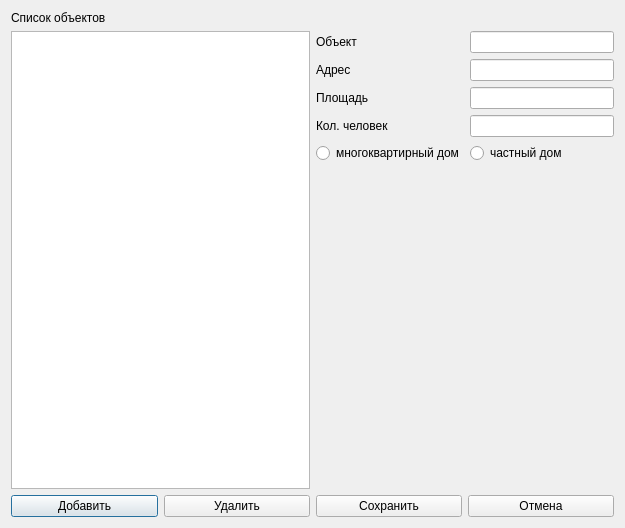
<?xml version="1.0" encoding="UTF-8"?>
<ui version="4.0">
 <class>HousesDialog</class>
 <widget class="QDialog" name="HousesDialog">
  <property name="geometry">
   <rect>
    <x>0</x>
    <y>0</y>
    <width>625</width>
    <height>528</height>
   </rect>
  </property>
  <property name="windowTitle">
   <string>Dialog</string>
  </property>
  <layout class="QVBoxLayout" name="verticalLayout_3">
   <item>
    <widget class="QLabel" name="label">
     <property name="text">
      <string>Список объектов</string>
     </property>
    </widget>
   </item>
   <item>
    <layout class="QHBoxLayout" name="horizontalLayout_3">
     <item>
      <layout class="QVBoxLayout" name="verticalLayout">
       <item>
        <widget class="QListWidget" name="housesListWidget"/>
       </item>
       <item>
        <layout class="QHBoxLayout" name="horizontalLayout">
         <item>
          <widget class="QPushButton" name="addButton">
           <property name="text">
            <string>Добавить</string>
           </property>
          </widget>
         </item>
         <item>
          <widget class="QPushButton" name="removeButton">
           <property name="text">
            <string>Удалить</string>
           </property>
          </widget>
         </item>
        </layout>
       </item>
      </layout>
     </item>
     <item>
      <layout class="QVBoxLayout" name="verticalLayout_2">
       <item>
        <layout class="QFormLayout" name="formLayout_2">
         <item row="0" column="0">
          <widget class="QLabel" name="descriptionLabel">
           <property name="text">
            <string>Объект</string>
           </property>
          </widget>
         </item>
         <item row="0" column="1">
          <widget class="QLineEdit" name="houseLineEdit"/>
         </item>
         <item row="1" column="0">
          <widget class="QLabel" name="adressLabel">
           <property name="text">
            <string>Адрес</string>
           </property>
          </widget>
         </item>
         <item row="1" column="1">
          <widget class="QLineEdit" name="adressLineEdit"/>
         </item>
         <item row="2" column="0">
          <widget class="QLabel" name="areaLabel">
           <property name="text">
            <string>Площадь</string>
           </property>
          </widget>
         </item>
         <item row="2" column="1">
          <widget class="QLineEdit" name="areaLineEdit"/>
         </item>
         <item row="3" column="0">
          <widget class="QLabel" name="peoplesLabel">
           <property name="text">
            <string>Кол. человек</string>
           </property>
          </widget>
         </item>
         <item row="3" column="1">
          <widget class="QLineEdit" name="peoplesLineEdit"/>
         </item>
         <item row="4" column="0">
          <widget class="QRadioButton" name="apartmentHouseRadioButton">
           <property name="text">
            <string>многоквартирный дом</string>
           </property>
          </widget>
         </item>
         <item row="4" column="1">
          <widget class="QRadioButton" name="privateHouseRadioButton">
           <property name="text">
            <string>частный дом</string>
           </property>
          </widget>
         </item>
        </layout>
       </item>
       <item>
        <spacer name="verticalSpacer">
         <property name="orientation">
          <enum>Qt::Vertical</enum>
         </property>
         <property name="sizeHint" stdset="0">
          <size>
           <width>20</width>
           <height>40</height>
          </size>
         </property>
        </spacer>
       </item>
       <item>
        <layout class="QHBoxLayout" name="horizontalLayout_2">
         <item>
          <widget class="QPushButton" name="saveButton">
           <property name="text">
            <string>Сохранить</string>
           </property>
          </widget>
         </item>
         <item>
          <widget class="QPushButton" name="cancelButton">
           <property name="text">
            <string>Отмена</string>
           </property>
          </widget>
         </item>
        </layout>
       </item>
      </layout>
     </item>
    </layout>
   </item>
  </layout>
 </widget>
 <resources/>
 <connections/>
</ui>
